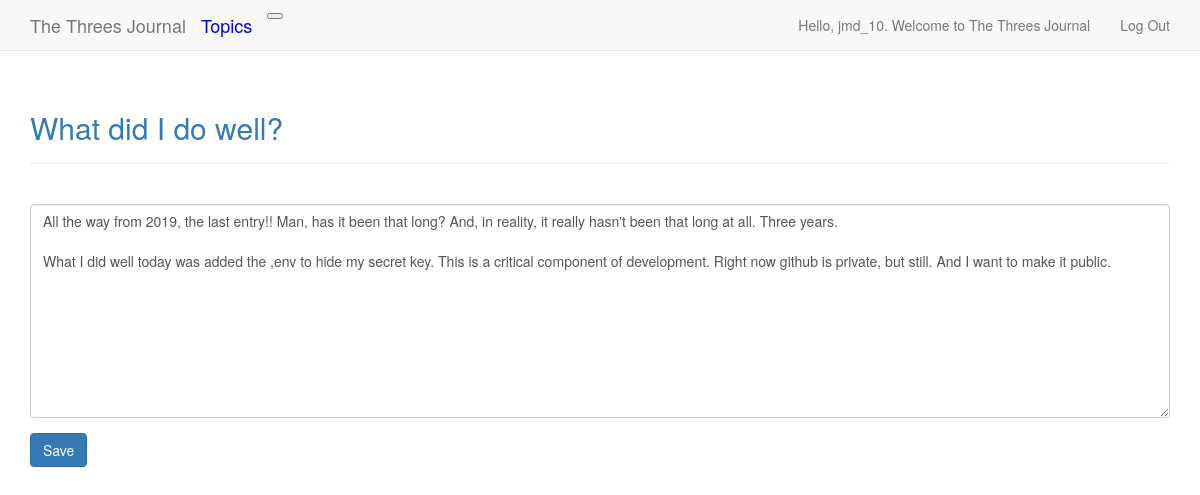
/edit_entry/9/ (signed in), run on the app's committed database.
### the_threes_tracker/models.py (models this page shows, shortened)
class Topic(models.Model):
    text = models.CharField(max_length=200)
    date_added = models.DateTimeField(auto_now_add=True)
    owner = models.ForeignKey(User, on_delete=models.CASCADE)
    def __str__(self):
        return self.text

class Entry(models.Model):
    topic = models.ForeignKey(Topic, on_delete=models.CASCADE)
    text = models.TextField()
    date_added = models.DateTimeField(auto_now_add=True)
    class Meta:
        verbose_name_plural = 'entries'

### the_threes_tracker/views.py (the view)
# urls.py: path('edit_entry/<int:entry_id>/', views.edit_entry, name='edit_entry'),
@login_required
def edit_entry(request, entry_id):
    entry = get_object_or_404(Entry, id=entry_id)
    topic = entry.topic
    check_topic_owner(request, topic)
    if request.method != 'POST':
        form = EntryForm(instance=entry)
    else:
        form = EntryForm(instance=entry, data=request.POST)
        if form.is_valid():
            form.save()
            return HttpResponseRedirect(reverse('the_threes_tracker:topic', args=[topic.id]))
    context = {'entry': entry, 'topic': topic, 'form': form}
    return render(request, 'the_threes_tracker/edit_entry.html', context)

### the_threes_tracker/forms.py
class EntryForm(forms.ModelForm):
    class Meta:
        model = Entry
        fields = ['text']
        labels = {'text':''}
        widgets = {'text': forms.Textarea(attrs={'cols': 80})}

### the_threes_tracker/views.py (called while the page is built)
def check_topic_owner(request, topic):
    if topic.owner != request.user:
        raise Http404

### the_threes_tracker/templates/the_threes_tracker/edit_entry.html (shortened to what this page needs)
{% extends "the_threes_tracker/base.html" %}
{% load bootstrap3 %}
{% block header %}
  <h2><a href="{% url 'the_threes_tracker:topic' topic.id %}">{{ topic }}</a></h2>
{% endblock header %}
{% block content %}
  <form action="{% url 'the_threes_tracker:edit_entry' entry.id %}" method="post">
    {% bootstrap_form form %}
    {% buttons %}
      <button name="submit" class="btn btn-primary">Save</button>
    {% endbuttons %}
  </form>
{% endblock content %}

### the_threes_tracker/templates/the_threes_tracker/base.html (shortened to what this page needs)
{% load bootstrap3 %}
<!DOCTYPE html>
<html lang="en">
  <head>
    {% bootstrap_css %}
  </head>
  <body>
    <nav class="navbar navbar-default navbar-static-top">
      <div class="container">
        <div class="navbar-header">
          <a class="navbar-brand" href="{% url 'the_threes_tracker:index' %}">
              The Threes Journal</a>
          <a class="navbar-brand" style="color:blue" href="{% url 'the_threes_tracker:topics' %}">Topics</a>
          <button type="button" class="navbar-toogle collapsed"
              data-toggle="collapse" data-target="#navbar"
              aria-expanded="false" aria-controls="navbar">
          </button>
        </div>
        <div id="navbar" class="navbar-collapse collapse">
          <ul class="nav navbar-nav navbar-right">
            {% if user.is_authenticated %}
              <li><a>Hello, {{ user.username }}. Welcome to The Threes Journal</a></li>
              <li><a href="{% url 'users:logout' %}">Log Out</a></li>
            {% else %}
              <li><a href="{% url 'users:register' %}">register</a></li>
              <li><a href="{% url 'users:login' %}">Log In</a></li>
            {% endif %}
          </ul>
        </div>
      </div>
    </nav>
    <div class="container">
      <div class="page-header">
        {% block header %}{% endblock header %}
      </div>
      <div>
        {% block content %}{% endblock content %}
      </div>
    </div>
  </body>
</html>

### data on the page
Topic: text "What did I do well?"
Entry: text "All the way from 2019, the last entry!! Man, has it been that long? And, in reality, it really hasn't been that long at all. Three years. What I did well today was added the ,env to hide my secret key. This is a critical component of development. Right now github is private, but still. And I want to make it public."

### other printed values
{{ user.username }} "jmd_10"
